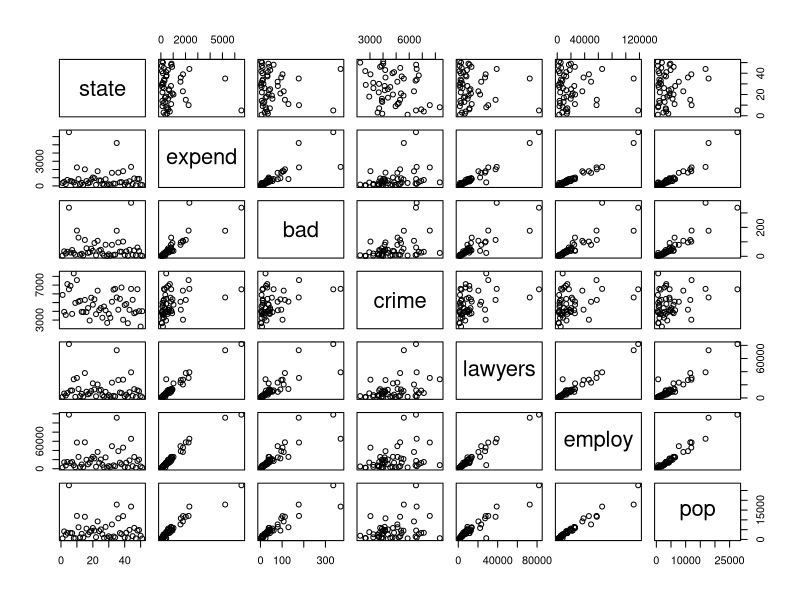
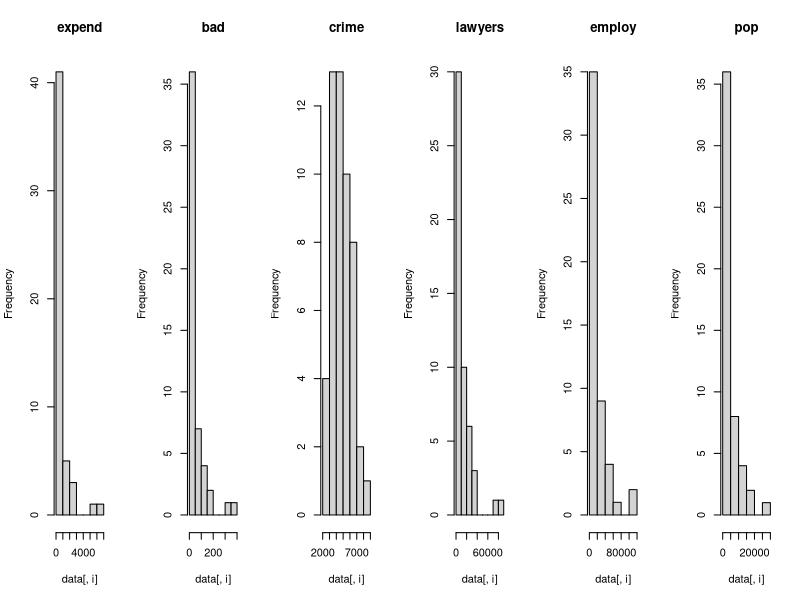
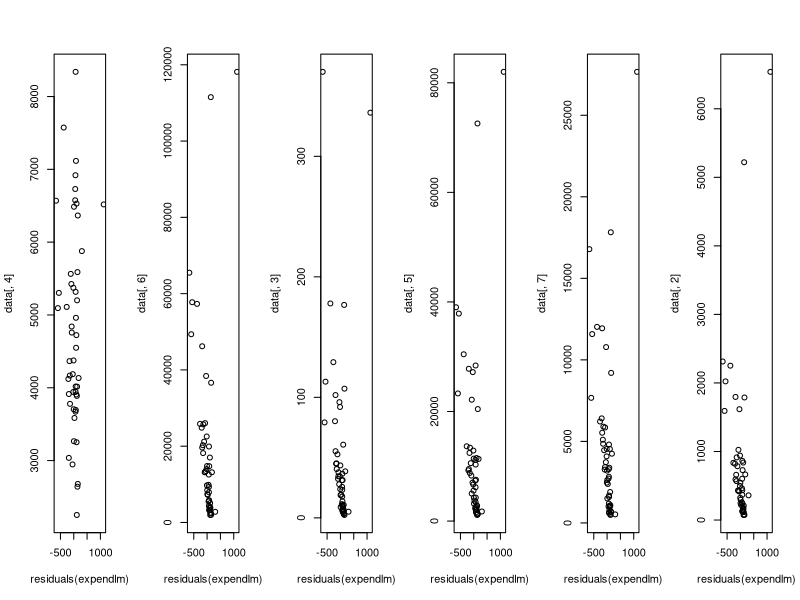
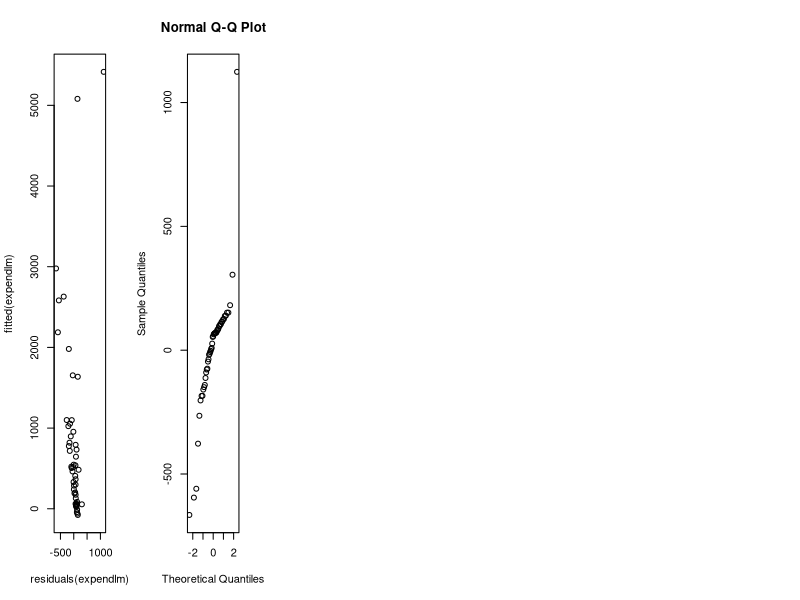

The R script that drew these images, in order:
## ---- chunk 1
knitr::opts_chunk$set(echo = TRUE)
## ---- chunk 2
data=read.table(file="expensescrime.txt",header=TRUE)
plot(data)
par(mfrow=c(1,ncol(data)-1)) # minus the state column
for (i in 2:ncol(data)) hist(data[,i],main=names(data)[i])
## ---- chunk 3
round(cor(data[,2:7]),2)
## ---- chunk 4
#First round
summary(lm(expend~bad,data=data))
summary(lm(expend~crime,data=data))
summary(lm(expend~lawyers,data=data))
summary(lm(expend~employ,data=data))
summary(lm(expend~pop,data=data))
#Second round
summary(lm(expend~employ+bad,data=data))
summary(lm(expend~employ+crime,data=data))
#Third round
summary(lm(expend~employ+bad+crime,data=data))
## ---- chunk 5
#First round
summary(lm(expend~bad+crime+lawyers+employ+pop,data=data))
#Second round
summary(lm(expend~crime+lawyers+employ+pop,data=data))
summary(lm(expend~bad+lawyers+employ+pop,data=data))
summary(lm(expend~bad+crime+employ+pop,data=data))
summary(lm(expend~bad+crime+lawyers+pop,data=data))
summary(lm(expend~bad+crime+lawyers+employ,data=data))

#Without collinear variables
#First round
summary(lm(expend~bad+crime+employ,data=data))
summary(lm(expend~bad+crime+lawyers,data=data))
summary(lm(expend~bad+crime+pop,data=data))

## ---- chunk 6
#1 Scatter plot of Y against each X k separately.
# done in previous exercise

#2 Scatter plot of residuals against each Xk in the model separately.
expendlm = lm(expend~employ+crime,data=data)
plot(residuals(expendlm),data[,4])
plot(residuals(expendlm),data[,6])

#3 Added variable plot of residuals of Xj against residuals of Y with omitted Xj


#4 Scatter plot of residuals against each Xk not in the model separately
plot(residuals(expendlm),data[,3])
plot(residuals(expendlm),data[,5])
plot(residuals(expendlm),data[,7])

#5 scatterplot of residuals against Y and Y^
plot(residuals(expendlm),data[,2])
plot(residuals(expendlm),fitted(expendlm))

#6 normal QQ-plot of the residuals and Shapiro-Wilk's method
qqnorm(residuals(expendlm))
shapiro.test(residuals(expendlm))
